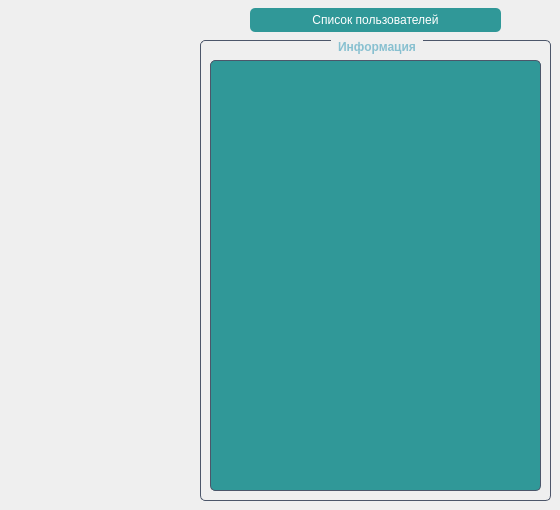
      <widget class="QWidget" name="tabAdmin">
       <attribute name="title">
        <string>Admin</string>
       </attribute>
       <widget class="QWidget" name="verticalLayoutWidget">
        <property name="geometry">
         <rect>
          <x>200</x>
          <y>40</y>
          <width>351</width>
          <height>461</height>
         </rect>
        </property>
        <layout class="QVBoxLayout" name="verticalLayout_28">
         <item>
          <widget class="QGroupBox" name="groupBoxAdminIfo">
           <property name="styleSheet">
            <string notr="true">QGroupBox {
    border: 1px solid #4C566A;
    border-radius: 5px;
    margin-top: 1ex;
    font-weight: bold;
    color: #88C0D0;
}

QGroupBox::title {
    subcontrol-origin: margin;
    subcontrol-position: top center;
    padding: 0 5px;
}</string>
           </property>
           <property name="title">
            <string>Информация</string>
           </property>
           <widget class="QTextEdit" name="textAdminInfo">
            <property name="geometry">
             <rect>
              <x>10</x>
              <y>20</y>
              <width>331</width>
              <height>431</height>
             </rect>
            </property>
            <property name="styleSheet">
             <string notr="true">QTextEdit {
    background-color: #309898;
    color: #D8DEE9;
    border: 1px solid #4C566A;
    border-radius: 5px;
    padding: 5px;
}</string>
            </property>
            <property name="readOnly">
             <bool>true</bool>
            </property>
            <property name="html">
             <string>&lt;!DOCTYPE HTML PUBLIC &quot;-//W3C//DTD HTML 4.0//EN&quot; &quot;http://www.w3.org/TR/REC-html40/strict.dtd&quot;&gt;
&lt;html&gt;&lt;head&gt;&lt;meta name=&quot;qrichtext&quot; content=&quot;1&quot; /&gt;&lt;meta charset=&quot;utf-8&quot; /&gt;&lt;style type=&quot;text/css&quot;&gt;
p, li { white-space: pre-wrap; }
hr { height: 1px; border-width: 0; }
li.unchecked::marker { content: &quot;\2610&quot;; }
li.checked::marker { content: &quot;\2612&quot;; }
&lt;/style&gt;&lt;/head&gt;&lt;body style=&quot; font-family:'Segoe UI'; font-size:9pt; font-weight:400; font-style:normal;&quot;&gt;
&lt;p style=&quot;-qt-paragraph-type:empty; margin-top:0px; margin-bottom:0px; margin-left:0px; margin-right:0px; -qt-block-indent:0; text-indent:0px;&quot;&gt;&lt;br /&gt;&lt;/p&gt;&lt;/body&gt;&lt;/html&gt;</string>
            </property>
           </widget>
          </widget>
         </item>
        </layout>
       </widget>
       <widget class="QWidget" name="verticalLayoutWidget_2">
        <property name="geometry">
         <rect>
          <x>250</x>
          <y>0</y>
          <width>251</width>
          <height>41</height>
         </rect>
        </property>
        <layout class="QVBoxLayout" name="verticalLayout_29">
         <item>
          <widget class="QPushButton" name="users">
           <property name="styleSheet">
            <string notr="true">QPushButton {
    background-color: #309898;
    color: white;
    border-radius: 5px;
    padding: 5px;
}
QPushButton:hover {
    background-color: #CF717A;
}</string>
           </property>
           <property name="text">
            <string>Список пользователей</string>
           </property>
          </widget>
         </item>
        </layout>
       </widget>
      </widget>
